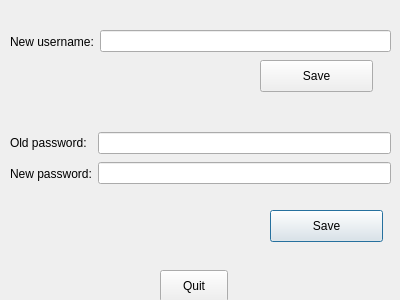
<?xml version="1.0" encoding="UTF-8"?>
<ui version="4.0">
 <class>Settings</class>
 <widget class="QDialog" name="Settings">
  <property name="geometry">
   <rect>
    <x>0</x>
    <y>0</y>
    <width>400</width>
    <height>300</height>
   </rect>
  </property>
  <property name="windowTitle">
   <string>Dialog</string>
  </property>
  <widget class="QPushButton" name="btnSavePassword">
   <property name="geometry">
    <rect>
     <x>270</x>
     <y>210</y>
     <width>113</width>
     <height>32</height>
    </rect>
   </property>
   <property name="text">
    <string>Save</string>
   </property>
  </widget>
  <widget class="QPushButton" name="btnSaveUsername">
   <property name="geometry">
    <rect>
     <x>260</x>
     <y>60</y>
     <width>113</width>
     <height>32</height>
    </rect>
   </property>
   <property name="text">
    <string>Save</string>
   </property>
  </widget>
  <widget class="QPushButton" name="btnCancel">
   <property name="geometry">
    <rect>
     <x>160</x>
     <y>270</y>
     <width>68</width>
     <height>32</height>
    </rect>
   </property>
   <property name="text">
    <string>Quit</string>
   </property>
  </widget>
  <widget class="QLabel" name="lblIsSuccess">
   <property name="geometry">
    <rect>
     <x>10</x>
     <y>190</y>
     <width>371</width>
     <height>20</height>
    </rect>
   </property>
   <property name="text">
    <string/>
   </property>
  </widget>
  <widget class="QWidget" name="">
   <property name="geometry">
    <rect>
     <x>10</x>
     <y>30</y>
     <width>381</width>
     <height>23</height>
    </rect>
   </property>
   <layout class="QHBoxLayout" name="horizontalLayout">
    <item>
     <widget class="QLabel" name="label">
      <property name="text">
       <string>New username:</string>
      </property>
     </widget>
    </item>
    <item>
     <widget class="QLineEdit" name="txtNewUsername"/>
    </item>
   </layout>
  </widget>
  <widget class="QWidget" name="">
   <property name="geometry">
    <rect>
     <x>10</x>
     <y>130</y>
     <width>381</width>
     <height>56</height>
    </rect>
   </property>
   <layout class="QHBoxLayout" name="horizontalLayout_2">
    <item>
     <layout class="QVBoxLayout" name="verticalLayout_2">
      <item>
       <widget class="QLabel" name="label_2">
        <property name="text">
         <string>Old password:</string>
        </property>
       </widget>
      </item>
      <item>
       <widget class="QLabel" name="label_3">
        <property name="text">
         <string>New password:</string>
        </property>
       </widget>
      </item>
     </layout>
    </item>
    <item>
     <layout class="QVBoxLayout" name="verticalLayout">
      <item>
       <widget class="QLineEdit" name="txtOldPassword">
        <property name="inputMethodHints">
         <set>Qt::ImhHiddenText|Qt::ImhNoAutoUppercase|Qt::ImhNoPredictiveText</set>
        </property>
       </widget>
      </item>
      <item>
       <widget class="QLineEdit" name="txtNewPassword">
        <property name="inputMethodHints">
         <set>Qt::ImhHiddenText|Qt::ImhNoAutoUppercase|Qt::ImhNoPredictiveText</set>
        </property>
       </widget>
      </item>
     </layout>
    </item>
   </layout>
  </widget>
 </widget>
 <resources/>
 <connections/>
</ui>
